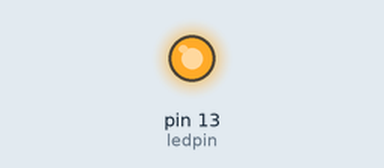
This sketch was run on a simulated Arduino Uno, built with avr-gcc and run on an emulated ATmega328P. Shown: output pins drawn as LEDs (lit = HIGH).

Above: at 6.4 s.
At 19.2 s:
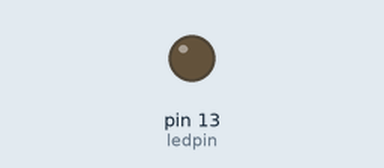
Timing chart, 0 to 33.3 s (numbered marks = the images above):
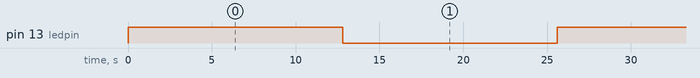

The sketch:

led_brightness.ino
```cpp
int ledpin=13;

void setup() {
  // put your setup code here, to run once:
pinMode(ledpin,OUTPUT);

}

void loop() {
  // put your main code here, to run repeatedly:

  for(int i=255;i>=0;i=i-1)
  {analogWrite(ledpin,i);delay(100);}
}
```

Measured:
- by itself, pin 13 (ledpin): alternates HIGH for 12.8 s and LOW for 12.8 s
